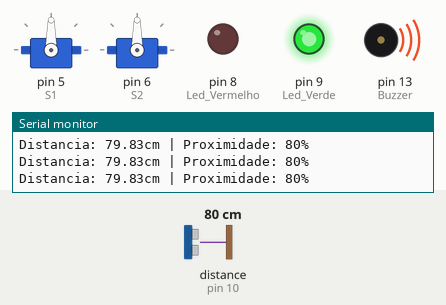
This program was run on a simulated Arduino Uno, built with avr-gcc and run on an emulated ATmega328P. Shown: 2 × servo, output pins drawn as LEDs (lit = HIGH), buzzer (waves = sounding), the last lines printed to the serial monitor. Wiring (from diagram.json): ultrasonic range finder: trigger pin 11; echo pin 10. The test bench sets the inputs (shaded band); at power-on: distance to the obstacle (sensor on pin 10) 80 cm. The echo pulse lasts 58.3 µs per cm; pins used as bus, display or sensor lines are not drawn.

Above: at 2.19 s.
2.2 s: distance to the obstacle (sensor on pin 10) set to 116 cm
5.2 s: distance to the obstacle (sensor on pin 10) set to 124 cm
At 7.3 s:
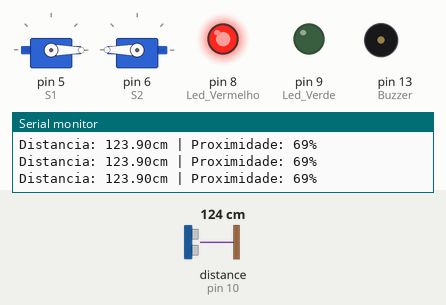
7.8 s: distance to the obstacle (sensor on pin 10) set to 2 cm
At 8.15 s:
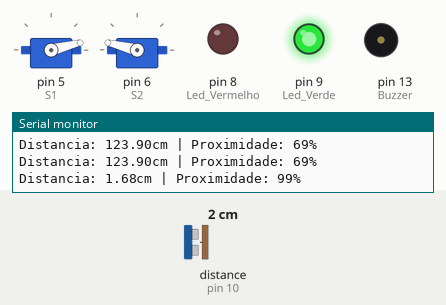
10.8 s: distance to the obstacle (sensor on pin 10) set to 250 cm
At 11.1 s:
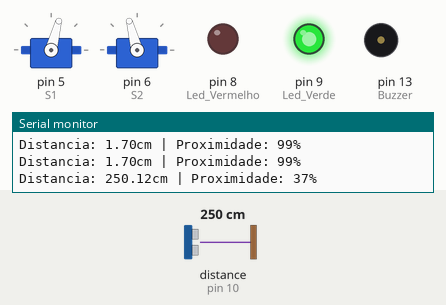
13.3 s: distance to the obstacle (sensor on pin 10) set to 18 cm
At 13.82 s:
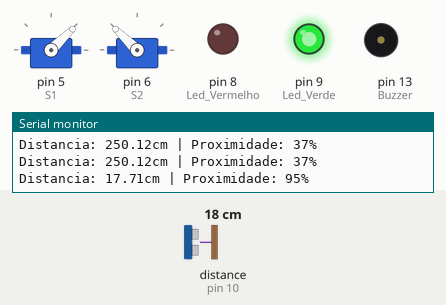
Timing chart, 0 to 17.3 s (numbered marks = the images above; inputs shaded):
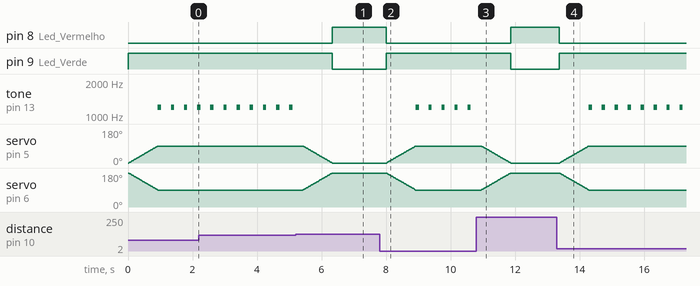

Measured:
- the behaviour switches between 121 and 122 cm on distance to the obstacle (sensor on pin 10) (found by bisection; images 0 and 1)
- after the input at 5.2 s, pin 8 (Led_Vermelho): LOW → HIGH after 1.1 s; pin 9 (Led_Verde): HIGH → LOW after 1.1 s; tone on pin 13 (Buzzer): stops changing and stays silent; servo on pin 5 (S1): moves from 90° to 0° over 0.91 s, starting after 0.22 s; servo on pin 6 (S2): moves from 90° to 180° over 0.91 s, starting after 0.22 s
- after the input at 7.8 s, pin 8 (Led_Vermelho): HIGH → LOW after 0.20 s; pin 9 (Led_Verde): LOW → HIGH after 0.20 s
- after the input at 10.8 s, pin 8 (Led_Vermelho): LOW → HIGH after 1.1 s; pin 9 (Led_Verde): HIGH → LOW after 1.1 s; tone on pin 13 (Buzzer): stops changing and stays silent; servo on pin 5 (S1): moves from 90° to 0° over 0.91 s, starting after 0.15 s; servo on pin 6 (S2): moves from 90° to 180° over 0.91 s, starting after 0.15 s
- after the input at 13.3 s, pin 8 (Led_Vermelho): HIGH → LOW after 0.07 s; pin 9 (Led_Verde): LOW → HIGH after 0.07 s
- by itself, tone on pin 13 (Buzzer): alternates 1200 Hz for 0.10 s and silent for 0.31 s

The program:

main.cpp
```cpp
//incluir as bibliotecas
#include <Arduino.h>
#include <Servo.h>

//variaveis e constantes

//Ultrassonico
const int TRIG = 11; // envia pulso
const int ECHO = 10; // recebo o pulso

// Leds
const int Led_Vermelho = 8;
const int Led_Verde = 9;

// Buzzer
const int Buzzer = 13;

//Configurar os Servos
//Comandos Servo.h
// attach(); => associa o pino
// write(); => posição do braço do servo
            // em angulo 0 a 180º
// Servo => Cria o objeto para controlar o servo
            // o motor que estamos utilizando

//--------------inicia o Servo --------------------
Servo S1; // Cria o Servo 1
Servo S2; // Cria o Servo 2

// Estados da Porta
// 0 = Porta Fechada
// 1 = Porta Aberta
int aberta = 0; // iniciar com a porta fechada

//Funçoes e Procedimentos

//Função para tocar o Buzzer
void som(){

    tone(Buzzer, 1200);
    delay(100);

    noTone(Buzzer);
    delay(300);
}

//Fução Porta Aberta
void abrirPorta () {

    digitalWrite(Led_Vermelho, LOW);
    digitalWrite(Led_Verde, HIGH);

    if(aberta == 0){
        for(int angulo = 0; angulo <= 90; angulo++){
            S1.write(angulo);
            S2.write(180 - angulo);

            delay(10);
        }
        aberta = 1;
    }
}

//Fução Porta Fechada
void fecharPorta () {

    noTone(Buzzer);

    if(aberta == 1){
        for(int angulo = 90; angulo >= 0; angulo--){
            S1.write(angulo);
            S2.write(180 - angulo);

            delay(10);
        }
        aberta = 0;
    }
    digitalWrite(Led_Vermelho, HIGH);
    digitalWrite(Led_Verde, LOW);
}

//Função Para Medir a Distancia

float medirDistancia() {
    digitalWrite(TRIG, LOW);
    delayMicroseconds(2);

    digitalWrite(TRIG, HIGH);
    delayMicroseconds(10);
    digitalWrite(TRIG, LOW);

    unsigned long durucao = pulseIn(ECHO, HIGH);
    float distancia = durucao / 58.2;

    return distancia;
}


void setup() {
//Configura o que iremos utilizar

// Configurar o Monitor Serial e os Pinos do Sensor
Serial.begin(9600);
pinMode(TRIG, OUTPUT);
pinMode(ECHO, INPUT);

//Configurar Pinos dos Leds e o Buzzer
pinMode(Led_Vermelho, OUTPUT);
pinMode(Led_Verde, OUTPUT);
pinMode(Buzzer, OUTPUT);

//Configurar os Pinos dos Servos
S1.attach(5);
S2.attach(6);

//Configurar posição inicial da porta
S1.write(0); // inicia em 0 graus
S2.write(180); // inicia em 180 graus

//Definir inicio dos Leds e Buzzer
//Porta Fechada = Led Vermelho aceso - Led Verde apagado
//Buzzer não toca
digitalWrite(Led_Vermelho, HIGH); // Led Vermelho acende
digitalWrite(Led_Verde, LOW); // Led Verde apagado
noTone(Buzzer); // Buzzer não toca

}

void loop() {
    // area do programa

    float distancia = medirDistancia();
    int proximidade = map(distancia, 400, 0, 0, 100);
    proximidade = constrain(proximidade, 0, 100);

    Serial.print("Distancia: ");
    Serial.print(distancia);
    Serial.print("cm | Proximidade: ");
    Serial.print(proximidade);
    Serial.println("%");

    if (proximidade >= 70){
        abrirPorta();
        som();
    }

    else{
        fecharPorta();
        delay(200);
    }
}
```
